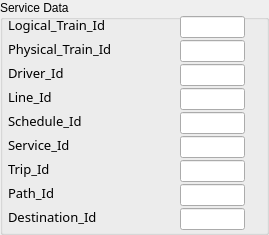
          <widget class="QGroupBox" name="groupBox_6">
           <property name="geometry">
            <rect>
             <x>8</x>
             <y>140</y>
             <width>269</width>
             <height>235</height>
            </rect>
           </property>
           <property name="autoFillBackground">
            <bool>true</bool>
           </property>
           <property name="title">
            <string>Service Data</string>
           </property>
           <property name="flat">
            <bool>false</bool>
           </property>
           <widget class="QLabel" name="label_18">
            <property name="geometry">
             <rect>
              <x>8</x>
              <y>8</y>
              <width>109</width>
              <height>34</height>
             </rect>
            </property>
            <property name="font">
             <font>
              <family>微软雅黑</family>
              <pointsize>10</pointsize>
             </font>
            </property>
            <property name="text">
             <string>Logical_Train_Id</string>
            </property>
           </widget>
           <widget class="QLineEdit" name="le_logicaltrainid">
            <property name="geometry">
             <rect>
              <x>180</x>
              <y>16</y>
              <width>65</width>
              <height>22</height>
             </rect>
            </property>
           </widget>
           <widget class="QLabel" name="label_19">
            <property name="geometry">
             <rect>
              <x>8</x>
              <y>32</y>
              <width>165</width>
              <height>34</height>
             </rect>
            </property>
            <property name="font">
             <font>
              <family>微软雅黑</family>
              <pointsize>10</pointsize>
             </font>
            </property>
            <property name="text">
             <string>Physical_Train_Id</string>
            </property>
           </widget>
           <widget class="QLineEdit" name="le_phytrainid">
            <property name="geometry">
             <rect>
              <x>180</x>
              <y>40</y>
              <width>65</width>
              <height>22</height>
             </rect>
            </property>
           </widget>
           <widget class="QLabel" name="label_20">
            <property name="geometry">
             <rect>
              <x>8</x>
              <y>56</y>
              <width>165</width>
              <height>34</height>
             </rect>
            </property>
            <property name="font">
             <font>
              <family>微软雅黑</family>
              <pointsize>10</pointsize>
             </font>
            </property>
            <property name="text">
             <string>Driver_Id</string>
            </property>
           </widget>
           <widget class="QLineEdit" name="le_elsdriverid">
            <property name="geometry">
             <rect>
              <x>180</x>
              <y>64</y>
              <width>65</width>
              <height>22</height>
             </rect>
            </property>
           </widget>
           <widget class="QLineEdit" name="le_elsscheduleid">
            <property name="geometry">
             <rect>
              <x>180</x>
              <y>112</y>
              <width>65</width>
              <height>22</height>
             </rect>
            </property>
           </widget>
           <widget class="QLabel" name="label_21">
            <property name="geometry">
             <rect>
              <x>8</x>
              <y>80</y>
              <width>109</width>
              <height>34</height>
             </rect>
            </property>
            <property name="font">
             <font>
              <family>微软雅黑</family>
              <pointsize>10</pointsize>
             </font>
            </property>
            <property name="text">
             <string>Line_Id</string>
            </property>
           </widget>
           <widget class="QLabel" name="label_22">
            <property name="geometry">
             <rect>
              <x>8</x>
              <y>128</y>
              <width>81</width>
              <height>34</height>
             </rect>
            </property>
            <property name="font">
             <font>
              <family>微软雅黑</family>
              <pointsize>10</pointsize>
             </font>
            </property>
            <property name="text">
             <string>Service_Id</string>
            </property>
           </widget>
           <widget class="QLineEdit" name="le_elsserviceid">
            <property name="geometry">
             <rect>
              <x>180</x>
              <y>136</y>
              <width>65</width>
              <height>22</height>
             </rect>
            </property>
           </widget>
           <widget class="QLineEdit" name="le_elslineid">
            <property name="geometry">
             <rect>
              <x>180</x>
              <y>88</y>
              <width>65</width>
              <height>22</height>
             </rect>
            </property>
           </widget>
           <widget class="QLabel" name="label_23">
            <property name="geometry">
             <rect>
              <x>8</x>
              <y>104</y>
              <width>113</width>
              <height>34</height>
             </rect>
            </property>
            <property name="font">
             <font>
              <family>微软雅黑</family>
              <pointsize>10</pointsize>
             </font>
            </property>
            <property name="text">
             <string>Schedule_Id</string>
            </property>
           </widget>
           <widget class="QLineEdit" name="le_elspathid">
            <property name="geometry">
             <rect>
              <x>180</x>
              <y>184</y>
              <width>65</width>
              <height>22</height>
             </rect>
            </property>
           </widget>
           <widget class="QLabel" name="label_24">
            <property name="geometry">
             <rect>
              <x>8</x>
              <y>152</y>
              <width>77</width>
              <height>34</height>
             </rect>
            </property>
            <property name="font">
             <font>
              <family>微软雅黑</family>
              <pointsize>10</pointsize>
             </font>
            </property>
            <property name="text">
             <string>Trip_Id</string>
            </property>
           </widget>
           <widget class="QLabel" name="label_25">
            <property name="geometry">
             <rect>
              <x>8</x>
              <y>200</y>
              <width>112</width>
              <height>34</height>
             </rect>
            </property>
            <property name="font">
             <font>
              <family>微软雅黑</family>
              <pointsize>10</pointsize>
             </font>
            </property>
            <property name="text">
             <string>Destination_Id</string>
            </property>
           </widget>
           <widget class="QLineEdit" name="le_elsdesid">
            <property name="geometry">
             <rect>
              <x>180</x>
              <y>208</y>
              <width>65</width>
              <height>22</height>
             </rect>
            </property>
           </widget>
           <widget class="QLineEdit" name="le_elstripid">
            <property name="geometry">
             <rect>
              <x>180</x>
              <y>160</y>
              <width>65</width>
              <height>22</height>
             </rect>
            </property>
           </widget>
           <widget class="QLabel" name="label_26">
            <property name="geometry">
             <rect>
              <x>8</x>
              <y>176</y>
              <width>57</width>
              <height>34</height>
             </rect>
            </property>
            <property name="font">
             <font>
              <family>微软雅黑</family>
              <pointsize>10</pointsize>
             </font>
            </property>
            <property name="text">
             <string>Path_Id</string>
            </property>
           </widget>
          </widget>
